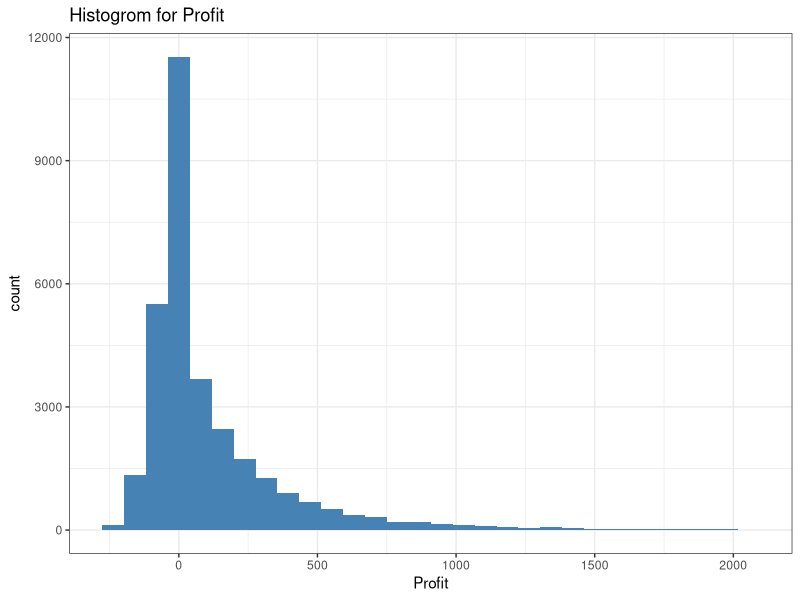

This figure's R source:
## ---- chunk 1
knitr::opts_chunk$set(echo = TRUE)
## ---- chunk 2
banking.df = read.csv("res/L5_banking.csv")

str(banking.df)
head(banking.df, 10)
## ---- chunk 3
library(ggplot2)
library(ggthemes)

summary(banking.df$profit)
ggplot(banking.df, aes(x=profit)) + geom_histogram(fill="steelblue", bins = 30) + xlab("Profit") + ggtitle("Histogrom for Profit") + theme_bw()
## ---- chunk 4
mean(banking.df$online)
## ---- chunk 5

## ---- chunk 6

## ---- chunk 7

## ---- chunk 8

